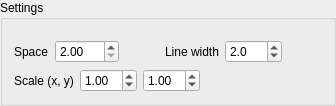
                <widget class="QGroupBox" name="groupBox_4">
                 <property name="title">
                  <string>Settings</string>
                 </property>
                 <layout class="QVBoxLayout" name="verticalLayout_6">
                  <item>
                   <widget class="QWidget" name="widget_3" native="true">
                    <layout class="QHBoxLayout" name="horizontalLayout_5">
                     <property name="leftMargin">
                      <number>0</number>
                     </property>
                     <property name="topMargin">
                      <number>9</number>
                     </property>
                     <property name="rightMargin">
                      <number>0</number>
                     </property>
                     <property name="bottomMargin">
                      <number>0</number>
                     </property>
                     <item>
                      <widget class="QLabel" name="label_4">
                       <property name="text">
                        <string>Space</string>
                       </property>
                      </widget>
                     </item>
                     <item>
                      <widget class="QDoubleSpinBox" name="_ndSetSpace">
                       <property name="minimum">
                        <double>2.000000000000000</double>
                       </property>
                       <property name="maximum">
                        <double>100.000000000000000</double>
                       </property>
                       <property name="singleStep">
                        <double>0.100000000000000</double>
                       </property>
                      </widget>
                     </item>
                     <item>
                      <spacer name="horizontalSpacer_5">
                       <property name="orientation">
                        <enum>Qt::Horizontal</enum>
                       </property>
                       <property name="sizeHint" stdset="0">
                        <size>
                         <width>40</width>
                         <height>20</height>
                        </size>
                       </property>
                      </spacer>
                     </item>
                     <item>
                      <widget class="QLabel" name="label_9">
                       <property name="text">
                        <string>Line width</string>
                       </property>
                      </widget>
                     </item>
                     <item>
                      <widget class="QDoubleSpinBox" name="_ndLineWidth">
                       <property name="decimals">
                        <number>1</number>
                       </property>
                       <property name="minimum">
                        <double>0.100000000000000</double>
                       </property>
                       <property name="singleStep">
                        <double>0.100000000000000</double>
                       </property>
                       <property name="value">
                        <double>2.000000000000000</double>
                       </property>
                      </widget>
                     </item>
                     <item>
                      <spacer name="horizontalSpacer_6">
                       <property name="orientation">
                        <enum>Qt::Horizontal</enum>
                       </property>
                       <property name="sizeHint" stdset="0">
                        <size>
                         <width>40</width>
                         <height>20</height>
                        </size>
                       </property>
                      </spacer>
                     </item>
                    </layout>
                   </widget>
                  </item>
                  <item>
                   <widget class="QWidget" name="widget" native="true">
                    <property name="minimumSize">
                     <size>
                      <width>0</width>
                      <height>0</height>
                     </size>
                    </property>
                    <layout class="QHBoxLayout" name="horizontalLayout_9">
                     <property name="margin">
                      <number>0</number>
                     </property>
                     <item>
                      <widget class="QLabel" name="label_12">
                       <property name="text">
                        <string>Scale (x, y)</string>
                       </property>
                      </widget>
                     </item>
                     <item>
                      <widget class="QDoubleSpinBox" name="_ndScaleX">
                       <property name="singleStep">
                        <double>0.100000000000000</double>
                       </property>
                       <property name="value">
                        <double>1.000000000000000</double>
                       </property>
                      </widget>
                     </item>
                     <item>
                      <widget class="QDoubleSpinBox" name="_ndScaleY">
                       <property name="singleStep">
                        <double>0.100000000000000</double>
                       </property>
                       <property name="value">
                        <double>1.000000000000000</double>
                       </property>
                      </widget>
                     </item>
                     <item>
                      <spacer name="horizontalSpacer_11">
                       <property name="orientation">
                        <enum>Qt::Horizontal</enum>
                       </property>
                       <property name="sizeHint" stdset="0">
                        <size>
                         <width>40</width>
                         <height>20</height>
                        </size>
                       </property>
                      </spacer>
                     </item>
                    </layout>
                   </widget>
                  </item>
                 </layout>
                </widget>
